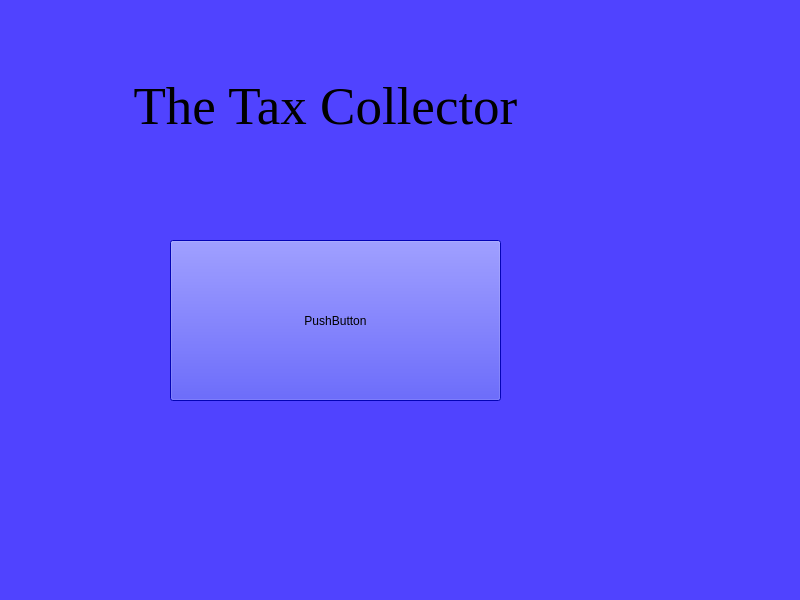
<?xml version="1.0" encoding="UTF-8"?>
<ui version="4.0">
 <class>TitleWindow</class>
 <widget class="QMainWindow" name="TitleWindow">
  <property name="geometry">
   <rect>
    <x>0</x>
    <y>0</y>
    <width>800</width>
    <height>600</height>
   </rect>
  </property>
  <property name="windowTitle">
   <string>MainWindow</string>
  </property>
  <property name="styleSheet">
   <string notr="true">background-color: rgb(0, 0, 255);
background-color: rgb(80, 67, 255);
border-color: rgb(0, 0, 0);</string>
  </property>
  <widget class="QWidget" name="centralwidget">
   <widget class="QPushButton" name="pushButton">
    <property name="geometry">
     <rect>
      <x>170</x>
      <y>240</y>
      <width>331</width>
      <height>161</height>
     </rect>
    </property>
    <property name="styleSheet">
     <string notr="true">background-color: rgb(6, 6, 255);</string>
    </property>
    <property name="text">
     <string>PushButton</string>
    </property>
   </widget>
   <widget class="QLabel" name="label">
    <property name="geometry">
     <rect>
      <x>50</x>
      <y>50</y>
      <width>551</width>
      <height>111</height>
     </rect>
    </property>
    <property name="font">
     <font>
      <family>Times New Roman</family>
      <pointsize>40</pointsize>
     </font>
    </property>
    <property name="text">
     <string>The Tax Collector</string>
    </property>
    <property name="alignment">
     <set>Qt::AlignCenter</set>
    </property>
   </widget>
  </widget>
  <widget class="QMenuBar" name="menubar">
   <property name="geometry">
    <rect>
     <x>0</x>
     <y>0</y>
     <width>800</width>
     <height>20</height>
    </rect>
   </property>
  </widget>
  <widget class="QStatusBar" name="statusbar"/>
 </widget>
 <resources/>
 <connections/>
</ui>
